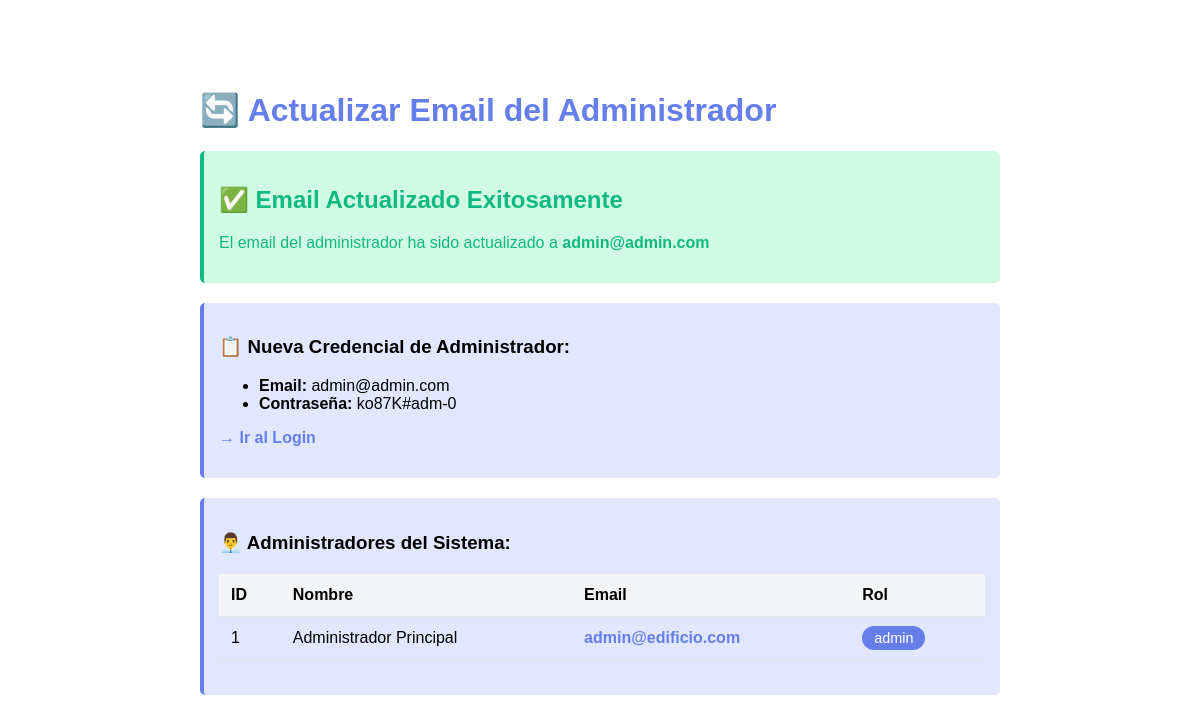
Page /cambiar_email_admin.php on the earlier database version.
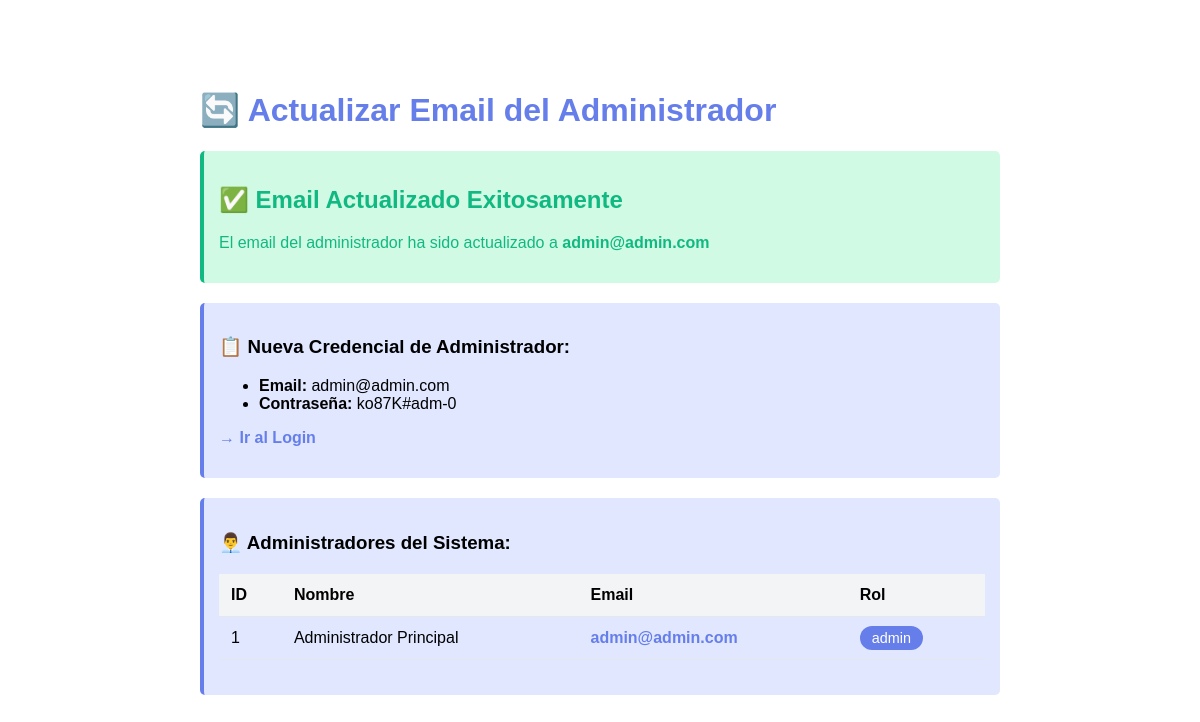
Same page on the later database version.
### tables this page shows
CREATE TABLE `users` (
  `id` bigint(20) UNSIGNED NOT NULL,
  `name` varchar(255) NOT NULL,
  `email` varchar(255) NOT NULL,
  `email_verified_at` timestamp NULL DEFAULT NULL,
  `password` varchar(255) NOT NULL,
  `role` enum('admin','empleado','inquilino') NOT NULL DEFAULT 'inquilino',
  `remember_token` varchar(100) DEFAULT NULL,
  `password_reset_token` varchar(255) DEFAULT NULL,
  `password_reset_expires` timestamp NULL DEFAULT NULL,
  `failed_login_attempts` int(11) DEFAULT 0,
  `locked_until` timestamp NULL DEFAULT NULL,
  `last_failed_login` timestamp NULL DEFAULT NULL,
  `password_changed_at` timestamp NULL DEFAULT NULL,
  `account_locked` tinyint(1) DEFAULT 0,
  `created_at` timestamp NULL DEFAULT NULL,
  `updated_at` timestamp NULL DEFAULT NULL,
  `last_login_at` datetime DEFAULT NULL,
  `reset_token` varchar(100) DEFAULT NULL,
  `reset_token_expires` datetime DEFAULT NULL
);

### cambiar_email_admin.php (the view, shortened to what this page needs)
<?php
try {
    $database = new Database();
    $pdo = $database->getConnection();
    echo "<!DOCTYPE html>
    <html lang='es'>
    <head>
        <meta charset='UTF-8'>
        <title>Actualizar Email Admin</title>
        <style>
            body { font-family: Arial, sans-serif; max-width: 800px; margin: 50px auto; padding: 20px; }
            .success { color: #10b981; background: #d1fae5; padding: 15px; border-radius: 5px; border-left: 4px solid #10b981; margin: 20px 0; }
            .error { color: #ef4444; background: #fee2e2; padding: 15px; border-radius: 5px; border-left: 4px solid #ef4444; margin: 20px 0; }
            .info { background: #e0e7ff; padding: 15px; border-radius: 5px; border-left: 4px solid #667eea; margin: 20px 0; }
            h1 { color: #667eea; }
            table { width: 100%; border-collapse: collapse; margin: 20px 0; }
            th, td { padding: 12px; text-align: left; border-bottom: 1px solid #e5e7eb; }
            th { background: #f3f4f6; font-weight: bold; }
        </style>
    </head>
    <body>
    <h1>🔄 Actualizar Email del Administrador</h1>";
    $sql = "UPDATE users SET email = 'admin@admin.com'
            WHERE role = 'admin' AND (email = 'llamakachera@gmail.com' OR email = 'admin@edificio.com')";
    $result = $pdo->exec($sql);
    if ($result > 0) {
        echo "<div class='success'>
                <h2>✅ Email Actualizado Exitosamente</h2>
                <p>El email del administrador ha sido actualizado a <strong>admin@admin.com</strong></p>
              </div>";
        echo "<div class='info'>
                <h3>📋 Nueva Credencial de Administrador:</h3>
                <ul>
                    <li><strong>Email:</strong> admin@admin.com</li>
                    <li><strong>Contraseña:</strong> ko87K#adm-0</li>
                </ul>
                <p><a href='login.php' style='color: #667eea; font-weight: bold; text-decoration: none;'>→ Ir al Login</a></p>
              </div>";
    } else {
        echo "<div class='error'>
                <h2>⚠️ No se realizaron cambios</h2>
                <p>El email ya podría estar actualizado o el usuario no existe.</p>
              </div>";
    }
    $sql = "SELECT id, name, email, role FROM users WHERE role = 'admin'";
    $stmt = $pdo->query($sql);
    $admins = $stmt->fetchAll(PDO::FETCH_ASSOC);
    echo "<div class='info'>
            <h3>👨‍💼 Administradores del Sistema:</h3>
            <table>
                <tr>
                    <th>ID</th>
                    <th>Nombre</th>
                    <th>Email</th>
                    <th>Rol</th>
                </tr>";
    foreach ($admins as $admin) {
        echo "<tr>
                <td>{$admin['id']}</td>
                <td>{$admin['name']}</td>
                <td><strong style='color: #667eea;'>{$admin['email']}</strong></td>
                <td><span style='background: #667eea; color: white; padding: 4px 12px; border-radius: 12px; font-size: 0.9em;'>{$admin['role']}</span></td>
              </tr>";
    }
    echo "</table></div>";
    echo "</body></html>";
} catch (Exception $e) {
    echo "<div class='error'>
            <h2>❌ Error</h2>
            <p>{$e->getMessage()}</p>
          </div>";
}
?>

Differences in the rows shown:
changed users "Administrador Principal": email "admin@edificio.com" → "admin@admin.com"
